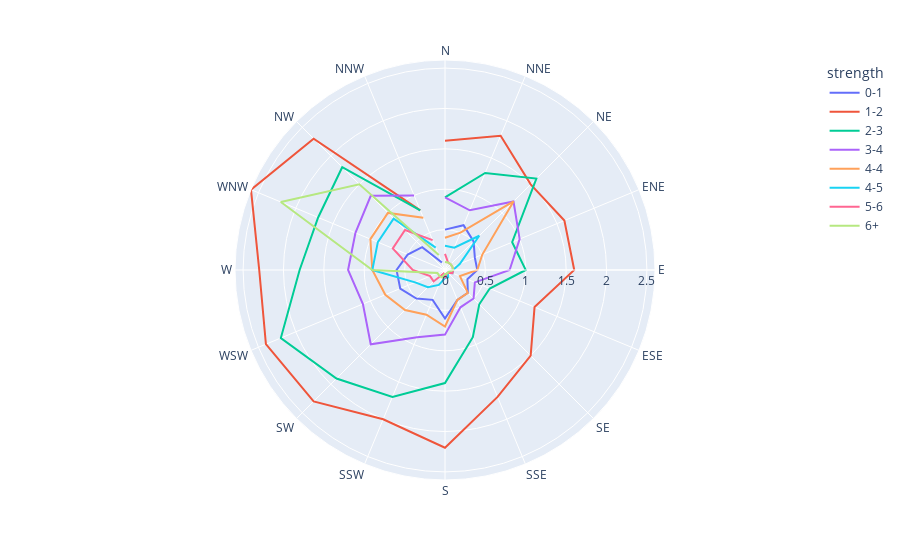

The notebook cell this image was saved under:
### Code cell
#Linr Polar Chart
px.line_polar(data, r="frequency", theta="direction", color="strength")

### Figure 1 — Plotly figure (JSON) as saved in the notebook; plotly's stock layout.template omitted (floating-point values rounded to 4 significant figures)
{"data": [{"hovertemplate": "strength=0-1<br>frequency=%{r}<br>direction=%{theta}<extra></extra>", "legendgroup": "0-1", "line": {"color": "#636efa", "dash": "solid"}, "marker": {"symbol": "circle"}, "mode": "lines", "name": "0-1", "r": [0.5, 0.6, 0.5, 0.4, 0.4, 0.3, 0.4, 0.4, 0.6, 0.4, 0.5, 0.6, 0.6, 0.5, 0.4, 0.1], "showlegend": true, "subplot": "polar", "theta": ["N", "NNE", "NE", "ENE", "E", "ESE", "SE", "SSE", "S", "SSW", "SW", "WSW", "W", "WNW", "NW", "NNW"], "type": "scatterpolar"}, {"hovertemplate": "strength=1-2<br>frequency=%{r}<br>direction=%{theta}<extra></extra>", "legendgroup": "1-2", "line": {"color": "#EF553B", "dash": "solid"}, "marker": {"symbol": "circle"}, "mode": "lines", "name": "1-2", "r": [1.6, 1.8, 1.5, 1.6, 1.6, 1.2, 1.5, 1.7, 2.2, 2, 2.3, 2.4, 2.3, 2.6, 2.3, 0.8], "showlegend": true, "subplot": "polar", "theta": ["N", "NNE", "NE", "ENE", "E", "ESE", "SE", "SSE", "S", "SSW", "SW", "WSW", "W", "WNW", "NW", "NNW"], "type": "scatterpolar"}, {"hovertemplate": "strength=2-3<br>frequency=%{r}<br>direction=%{theta}<extra></extra>", "legendgroup": "2-3", "line": {"color": "#00cc96", "dash": "solid"}, "marker": {"symbol": "circle"}, "mode": "lines", "name": "2-3", "r": [0.9, 1.3, 1.6, 0.9, 1, 0.6, 0.6, 0.9, 1.4, 1.7, 1.9, 2.2, 1.8, 1.7, 1.8, 0.8], "showlegend": true, "subplot": "polar", "theta": ["N", "NNE", "NE", "ENE", "E", "ESE", "SE", "SSE", "S", "SSW", "SW", "WSW", "W", "WNW", "NW", "NNW"], "type": "scatterpolar"}, {"hovertemplate": "strength=3-4<br>frequency=%{r}<br>direction=%{theta}<extra></extra>", "legendgroup": "3-4", "line": {"color": "#ab63fa", "dash": "solid"}, "marker": {"symbol": "circle"}, "mode": "lines", "name": "3-4", "r": [0.9, 0.8, 1.2, 1, 0.8, 0.4, 0.5, 0.5, 0.8, 0.9, 1.3, 1.1, 1.2, 1.2, 1.3, 1], "showlegend": true, "subplot": "polar", "theta": ["N", "NNE", "NE", "ENE", "E", "ESE", "SE", "SSE", "S", "SSW", "SW", "WSW", "W", "WNW", "NW", "NNW"], "type": "scatterpolar"}, {"hovertemplate": "strength=4-4<br>frequency=%{r}<br>direction=%{theta}<extra></extra>", "legendgroup": "4-4", "line": {"color": "#FFA15A", "dash": "solid"}, "marker": {"symbol": "circle"}, "mode": "lines", "name": "4-4", "r": [0.4, 0.5, 1.2, 0.5, 0.4, 0.2, 0.4, 0.4, 0.7, 0.6, 0.7, 0.8, 0.9, 1, 1, 0.7], "showlegend": true, "subplot": "polar", "theta": ["N", "NNE", "NE", "ENE", "E", "ESE", "SE", "SSE", "S", "SSW", "SW", "WSW", "W", "WNW", "NW", "NNW"], "type": "scatterpolar"}, {"hovertemplate": "strength=4-5<br>frequency=%{r}<br>direction=%{theta}<extra></extra>", "legendgroup": "4-5", "line": {"color": "#19d3f3", "dash": "solid"}, "marker": {"symbol": "circle"}, "mode": "lines", "name": "4-5", "r": [0.3, 0.3, 0.6, 0.2, 0.1, 0.1, 0.05, 0.1, 0.1, 0.2, 0.3, 0.4, 0.9, 0.9, 0.9, 0.3], "showlegend": true, "subplot": "polar", "theta": ["N", "NNE", "NE", "ENE", "E", "ESE", "SE", "SSE", "S", "SSW", "SW", "WSW", "W", "WNW", "NW", "NNW"], "type": "scatterpolar"}, {"hovertemplate": "strength=5-6<br>frequency=%{r}<br>direction=%{theta}<extra></extra>", "legendgroup": "5-6", "line": {"color": "#FF6692", "dash": "solid"}, "marker": {"symbol": "circle"}, "mode": "lines", "name": "5-6", "r": [0.2, 0.1, 0.1, 0.1, 0.1, 0.1, 0.05, 0.05, 0.1, 0.05, 0.2, 0.2, 0.4, 0.7, 0.7, 0.4], "showlegend": true, "subplot": "polar", "theta": ["N", "NNE", "NE", "ENE", "E", "ESE", "SE", "SSE", "S", "SSW", "SW", "WSW", "W", "WNW", "NW", "NNW"], "type": "scatterpolar"}, {"hovertemplate": "strength=6+<br>frequency=%{r}<br>direction=%{theta}<extra></extra>", "legendgroup": "6+", "line": {"color": "#B6E880", "dash": "solid"}, "marker": {"symbol": "circle"}, "mode": "lines", "name": "6+", "r": [0.1, 0.1, 0.1, 0.1, 0.1, 0.05, 0.05, 0.05, 0.05, 0.1, 0.1, 0.1, 0.9, 2.2, 1.5, 0.2], "showlegend": true, "subplot": "polar", "theta": ["N", "NNE", "NE", "ENE", "E", "ESE", "SE", "SSE", "S", "SSW", "SW", "WSW", "W", "WNW", "NW", "NNW"], "type": "scatterpolar"}], "layout": {"legend": {"title": {"text": "strength"}, "tracegroupgap": 0}, "margin": {"t": 60}, "polar": {"angularaxis": {"direction": "clockwise", "rotation": 90}, "domain": {"x": [0, 1], "y": [0, 1]}}}}
